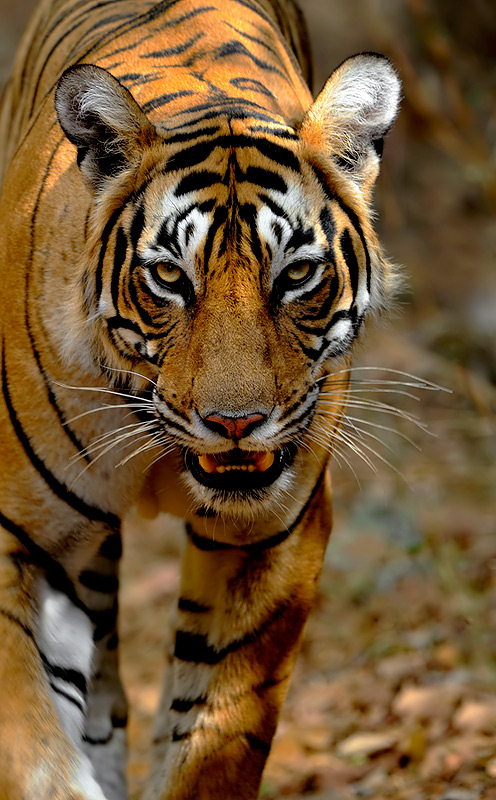
#> input picture test_data/real/real_1.jpg, 496 x 800 px; its folder holds only this picture in this run
$ python test_signals.py
#> lines starting #> are read from the running program, lines starting #| are printed output that depends on the picture
### signals/_util.py
"""
signals/_util.py

Small shared helpers so signals/ela.py, fft.py, noise.py and metadata.py
don't each reimplement image loading, output-path handling and the
common failure-result shape. Not itself a signal.
"""

from __future__ import annotations

from pathlib import Path
from typing import Optional, Union

import numpy as np
from PIL import Image

PROJECT_ROOT = Path(__file__).resolve().parent.parent


def load_image_rgb(
    image: Optional[Union[Image.Image, np.ndarray]] = None,
    image_path: Optional[Union[str, Path]] = None,
) -> Image.Image:
    """
    Resolve `image` and/or `image_path` into a single RGB PIL.Image.

    - If `image` is given (PIL.Image or RGB ndarray), it is used directly.
    - Otherwise `image_path` is opened.
    - If neither is given, raises ValueError.
    """
#> called with image_path = 'test_data/real/real_1.jpg'

    if image is not None:
        if isinstance(image, Image.Image):
            return image.convert("RGB")
        if isinstance(image, np.ndarray):
            return Image.fromarray(image.astype(np.uint8)).convert("RGB")
        raise TypeError(f"image must be a PIL.Image or numpy array, got {type(image)}")

    if image_path is not None:
        return Image.open(image_path).convert("RGB")
#> returned value is the input picture: PIL image 496x800 RGB; mean R, G, B 113.8, 86.8, 52.7

    raise ValueError("Either `image` or `image_path` must be provided.")


def resolve_output_dir(output_dir: Optional[Union[str, Path]], default_subdir: str) -> Path:
    """Pick the output directory: `output_dir` if given, else test_data/forensic/<default_subdir>/."""

    out_dir = Path(output_dir) if output_dir is not None else PROJECT_ROOT / "test_data" / "forensic" / default_subdir
    out_dir.mkdir(parents=True, exist_ok=True)
    return out_dir


def stem_from(image_path: Optional[Union[str, Path]], fallback: str = "image") -> str:
    return Path(image_path).stem if image_path is not None else fallback


def clip_score(value: float) -> float:
    return float(np.clip(value, 0.0, 1.0))


# [14 lines left out: function error_result, not called in this run]

### signals/ela.py
"""
signals/ela.py

Error Level Analysis (ELA).

Idea: re-save the image as JPEG at a fixed quality, then diff it against
the original. Regions that were edited/pasted-in after the original JPEG
generation, or that were generated rather than photographed, tend to
recompress differently (higher or lower local error) than the rest of a
naturally-uniform photograph. A high ELA response is a hint, not proof:
plenty of ordinary edits (crops, resaves, watermarks) also raise it, so
this is supporting forensic evidence only.

Public entry point: analyze(image=None, image_path=None, output_dir=None, quality=90)
"""

from __future__ import annotations

import io
from typing import Optional, Union

import cv2
import numpy as np
from PIL import Image

from signals._util import (
    clip_score,
    error_result,
    load_image_rgb,
    resolve_output_dir,
    stem_from,
)

# Engineering default, not scientifically calibrated. Chosen so that
# ordinary photos (mean ELA response of a few grey levels) land in the
# low range and heavily re-edited/synthetic images land higher. This will
# be recalibrated against real data during the evidence-fusion stage.
DEFAULT_QUALITY = 90
SCORE_SCALE = 25.0  # mean_diff (0..255) is divided by this before clipping to [0,1]


def _recompress(image_rgb: Image.Image, quality: int) -> Image.Image:
#> called with quality = 90
    buffer = io.BytesIO()
    image_rgb.save(buffer, format="JPEG", quality=quality)
    buffer.seek(0)
    return Image.open(buffer).convert("RGB")


def analyze(
    image: Optional[Union[Image.Image, np.ndarray]] = None,
    image_path: Optional[str] = None,
    output_dir: Optional[str] = None,
    quality: int = DEFAULT_QUALITY,
) -> dict:
    """
    Run Error Level Analysis on an image.

    Returns:
        {"name": "ELA", "score": float | None, "reason": str,
         "visualization": str | None, "details": dict}
    """

    try:
        original = load_image_rgb(image, image_path)
        original_arr = np.array(original).astype(np.int16)

        recompressed = _recompress(original, quality)
        recompressed_arr = np.array(recompressed).astype(np.int16)

        if original_arr.shape != recompressed_arr.shape:
            # Recompression should never change dimensions, but guard anyway.
            recompressed_arr = cv2.resize(
                recompressed_arr.astype(np.uint8),
                (original_arr.shape[1], original_arr.shape[0]),
            ).astype(np.int16)

        diff = np.abs(original_arr - recompressed_arr)  # (H, W, 3), 0..255
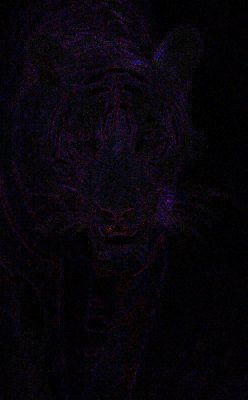
#> diff: shape (800, 496, 3) int16 (shown at 1/2 size); mean R, G, B 2.5, 1.6, 3.2; drawn with min black and max white
        diff_gray = diff.mean(axis=2)  # (H, W)
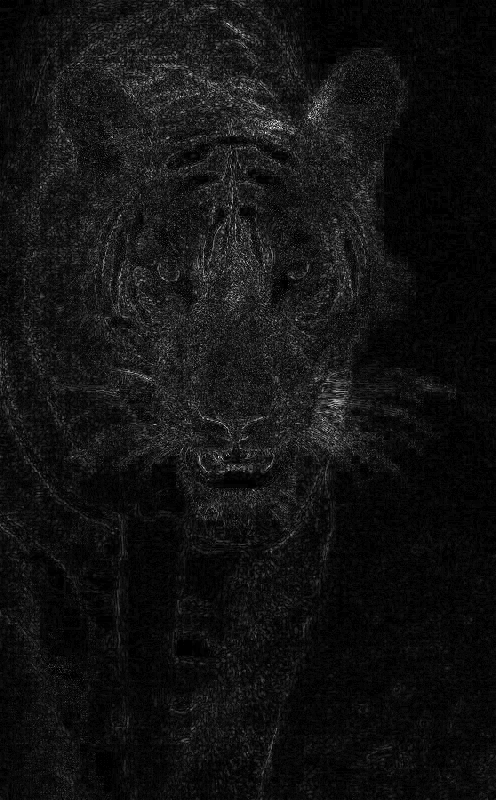
#> diff_gray: shape (800, 496) float64; min 0, max 33, mean 2.4; drawn with min black and max white

        mean_diff = float(diff_gray.mean())
#> mean_diff = 2.41
        max_diff = float(diff_gray.max())
#> max_diff = 33
#> (the rest of the program and of its run is left out)
